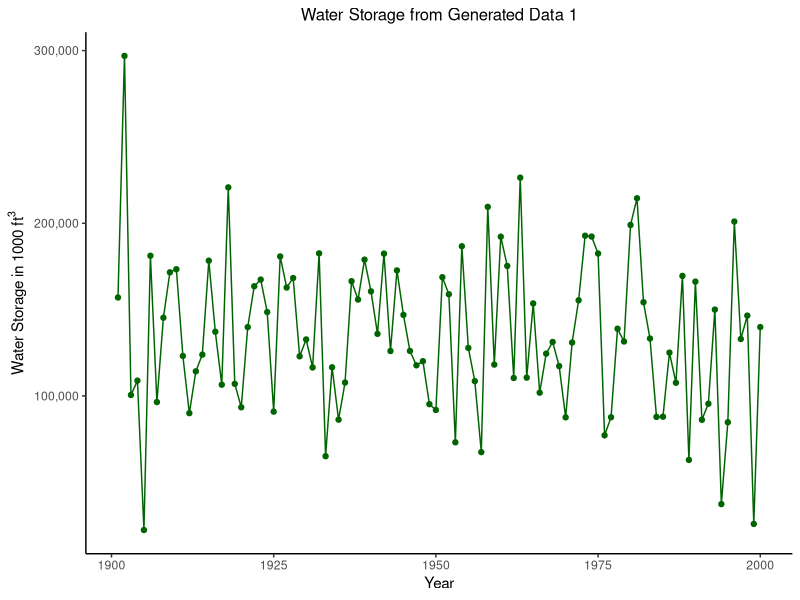
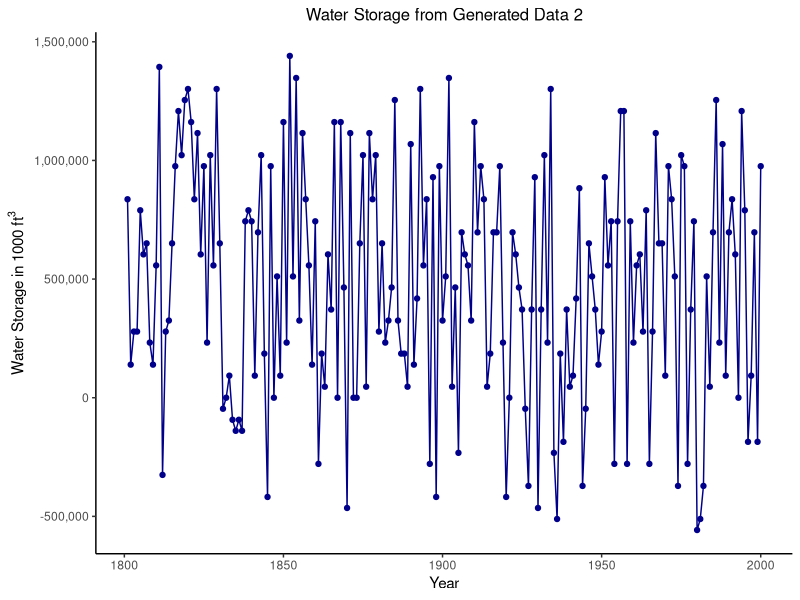

The R source for these figures, in order:
## ---- chunk 1
knitr::opts_chunk$set(echo = TRUE,
                      message = FALSE,
                      warning = FALSE)
library(tidyverse)
## ---- chunk 2
## Water balance/storage equation

# Function describing water stored in a watershed/year using simplified inflow/outflow processes
# Function assumptions: The user must provide watershed_size in square miles and precipitation, evaporation, and runoff in inches per year

waterstorage = function(precip, evap, runoff, watershed_size) {
  storage = ((precip - (evap + runoff)) * 0.0833333) * (watershed_size * 27880000) 
  # Multiply by watershed size to get volumetric storage from rate inputs: precip, evap, runoff
  # Multiple watershed_size (given by user in square miles) by 27,880,000 to convert to square feet
  # Multiply precip - (evap + runoff) (given by user in inches) by 0.0833333 to convert to feet
  precip = ifelse((precip < 0), return("Precipitation must be greater than or equal to zero"), precip)
  evap = ifelse((evap < 0), return("Evaporation cannot be negative"), evap)
  runoff = ifelse((runoff < 0), return("Runoff cannot be negative"), runoff)
  return(storage)
  # Storage is returned in units of cubic feet per year
}
## ---- chunk 3
# Generate first set of sample data to test funtion
nsample = 100

# Data created for a 10 sq mile watershed
# sample precipitation data, inches/year
precip = rnorm(mean = 7, sd = 2, n = nsample)
# sample evaporation data, inches/year
evap = rnorm(mean = 0.5, sd = 0.15, n = nsample)
# sample runoff data, inches/year
runoff = rnorm(mean = 0.7, sd = 0.2, n = nsample)

# Create dataframe to store results
results = data.frame(precip_in = precip, evap_in = evap, runoff_in = runoff, storage_ft3 = NA)


# Generate second set of sample data to test function
nsample2 = 200

# Data created for a 20 sq mile watershed
# Sample precip data, inches/year
precip2 = sample(x = 20:50, size = nsample2, replace = TRUE)
# Sample evap data, inches/year
evap2 = sample(x = 10:15, size = nsample2, replace = TRUE)
# Sample runoff data, inches/year
runoff2 = sample(x = 5:20, size = nsample2, replace = TRUE)

# Create dataframe to store results
results2 = data.frame(precip_in = precip2, evap_in = evap2, runoff_in = runoff2, storage_ft3 = NA)
## ---- chunk 4
# Testing function for first set of sample data and 10 sq mile watershed
results$storage_ft3 = waterstorage(results$precip_in, results$evap_in,results$runoff_in, watershed_size = 10)


# Testing function for second set of sample data and 20 sq mile watershed
results2$storage_ft3 = waterstorage(results2$precip_in, results2$evap_in, results2$runoff_in, watershed_size = 20)
## ---- chunk 5
# Plotting results from first set of generated data

results1_plot <- results %>% 
  mutate(year = seq(1901, 2000, by = 1)) %>%  # Generating a series of years for plotting purposes
  ggplot(aes(x = year, y = storage_ft3/1000)) +
  geom_point(color = "darkgreen") +
  geom_line(color = "darkgreen") +
  theme_classic() +
  labs(x = "Year",
       y = expression(paste("Water Storage in 1000 ft"^"3"))) +
  ggtitle("Water Storage from Generated Data 1") +
  scale_y_continuous(labels = scales::comma) +
  theme(plot.title = element_text(size = 12, hjust = 0.5))

results1_plot
## ---- chunk 6
# Plotting results from second set of generated data

results2_plot <- results2 %>% 
  mutate(year = seq(1801, 2000, by = 1)) %>%  # Generating a series of years for plotting purposes
  ggplot(aes(x = year, y = storage_ft3/1000)) +
  geom_point(color = "darkblue") +
  geom_line(color = "darkblue") +
  theme_classic() +
  labs(x = "Year",
       y = expression(paste("Water Storage in 1000 ft"^"3"))) +
  ggtitle("Water Storage from Generated Data 2") +
  scale_y_continuous(labels = scales::comma) +
  theme(plot.title = element_text(size = 12, hjust = 0.5))

results2_plot
